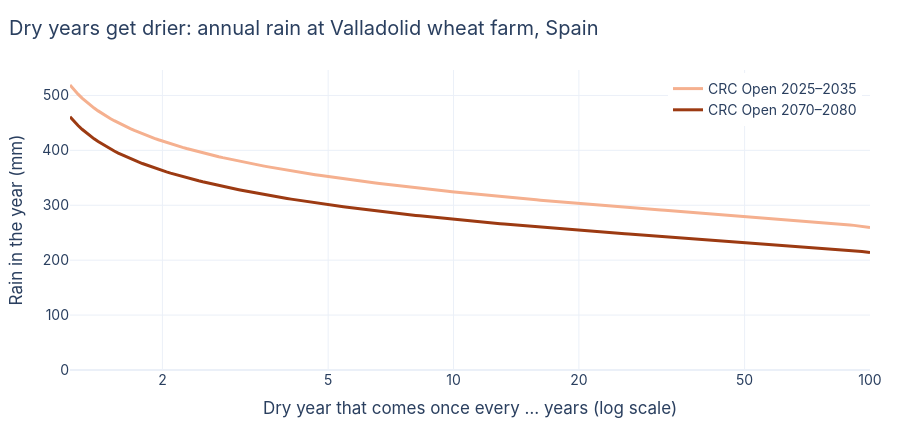

Source (notebook cell):
### Code cell
early_rain, late_rain = window(rain, EARLY, dry_side, rp_grid), window(rain, LATE, dry_side, rp_grid)
fig = go.Figure()
fig.add_trace(go.Scatter(x=rp_grid, y=early_rain, mode="lines", line=dict(color=EARLY_COLOR, width=3),
                         name="CRC Open 2025–2035", hovertemplate="1-in-%{x:.0f} dry year: %{y:.0f} mm<extra></extra>"))
fig.add_trace(go.Scatter(x=rp_grid, y=late_rain, mode="lines", line=dict(color=LATE_COLOR, width=3),
                         name="CRC Open 2070–2080", hovertemplate="1-in-%{x:.0f} dry year: %{y:.0f} mm<extra></extra>"))
trend = "Dry years get drier" if late_rain[-1] < early_rain[-1] else "Dry years get wetter"
layout(fig, f"{trend}: annual rain at {FARM['name']}",
       xaxis=log_rp_axis(title="Dry year that comes once every … years (log scale)"), yaxis=dict(title="Rain in the year (mm)", rangemode="tozero"),
       legend=dict(x=0.99, y=0.99, xanchor="right"))
fig.show()

### Figure 1 — Plotly figure (JSON) as saved in the notebook; plotly's stock layout.template omitted (floating-point values rounded to 4 significant figures; data arrays with more than 128 entries replaced by an {"elided": "..."} marker saying what was removed)
{"data": [{"hovertemplate": "1-in-%{x:.0f} dry year: %{y:.0f} mm<extra></extra>", "line": {"color": "#f5b08f", "width": 3}, "mode": "lines", "name": "CRC Open 2025–2035", "type": "scatter", "x": {"elided": "200 float values"}, "y": {"elided": "200 float values"}}, {"hovertemplate": "1-in-%{x:.0f} dry year: %{y:.0f} mm<extra></extra>", "line": {"color": "#9c3a12", "width": 3}, "mode": "lines", "name": "CRC Open 2070–2080", "type": "scatter", "x": {"elided": "200 float values"}, "y": {"elided": "200 float values"}}], "layout": {"font": {"family": "Inter, Helvetica, Arial, sans-serif", "size": 14}, "height": 430, "legend": {"x": 0.99, "xanchor": "right", "y": 0.99}, "margin": {"b": 60, "l": 70, "r": 30, "t": 70}, "title": {"text": "Dry years get drier: annual rain at Valladolid wheat farm, Spain", "x": 0.01}, "xaxis": {"tickvals": [1, 2, 5, 10, 20, 50, 100], "title": {"text": "Dry year that comes once every … years (log scale)"}, "type": "log"}, "yaxis": {"rangemode": "tozero", "title": {"text": "Rain in the year (mm)"}}}}
